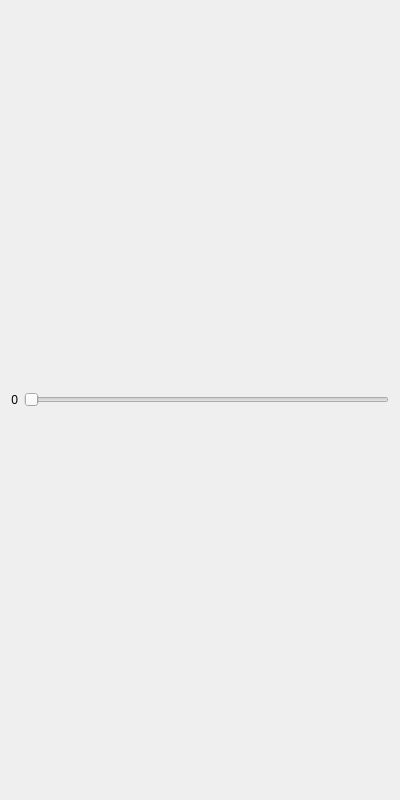
<?xml version="1.0" encoding="UTF-8"?>
<ui version="4.0">
 <class>AnimPlayer</class>
 <widget class="QWidget" name="AnimPlayer">
  <property name="geometry">
   <rect>
    <x>0</x>
    <y>0</y>
    <width>400</width>
    <height>800</height>
   </rect>
  </property>
  <property name="minimumSize">
   <size>
    <width>400</width>
    <height>800</height>
   </size>
  </property>
  <property name="windowTitle">
   <string>Animation Player</string>
  </property>
  <layout class="QVBoxLayout" name="verticalLayout">
   <item>
    <layout class="QGridLayout" name="viewLayout"/>
   </item>
   <item>
    <layout class="QHBoxLayout" name="horizontalLayout">
     <item>
      <widget class="QLabel" name="frameLabel">
       <property name="sizePolicy">
        <sizepolicy hsizetype="Preferred" vsizetype="Minimum">
         <horstretch>0</horstretch>
         <verstretch>0</verstretch>
        </sizepolicy>
       </property>
       <property name="minimumSize">
        <size>
         <width>0</width>
         <height>50</height>
        </size>
       </property>
       <property name="text">
        <string>0</string>
       </property>
       <property name="alignment">
        <set>Qt::AlignRight|Qt::AlignTrailing|Qt::AlignVCenter</set>
       </property>
      </widget>
     </item>
     <item>
      <widget class="QSlider" name="slider">
       <property name="maximum">
        <number>1</number>
       </property>
       <property name="orientation">
        <enum>Qt::Horizontal</enum>
       </property>
      </widget>
     </item>
    </layout>
   </item>
  </layout>
 </widget>
 <resources/>
 <connections>
  <connection>
   <sender>slider</sender>
   <signal>sliderMoved(int)</signal>
   <receiver>frameLabel</receiver>
   <slot>setNum(int)</slot>
   <hints>
    <hint type="sourcelabel">
     <x>206</x>
     <y>221</y>
    </hint>
    <hint type="destinationlabel">
     <x>13</x>
     <y>221</y>
    </hint>
   </hints>
  </connection>
 </connections>
</ui>
